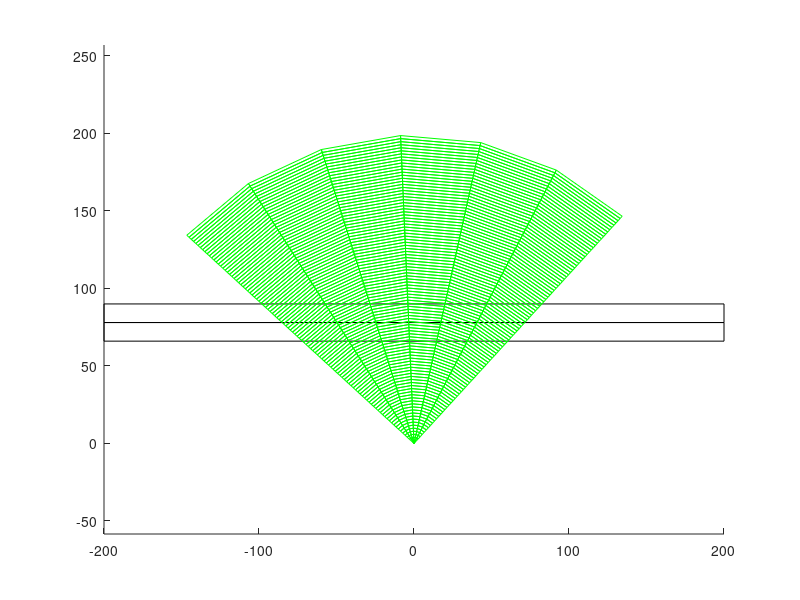

The MATLAB script that drew this image:
%AntennaBeamPositionOnScene

clear
%Antenna Beam Parameters
beamAngles = -40:15:40;
beamwidths = 15.*ones(size(beamAngles));
xBeamLimit = 200; %feet
yBeamLimit = 200; %feet
rotateBeams = 0;

%radar Parameters
bandwidth = 250e6; %Hz
c = 3e8; % m/s
c_fps = c*3.28084;
rangeResolution = c_fps/(2*bandwidth);
rangeLimit = xBeamLimit;

%roadParameters
roadRanges = [12 24];
roadWidths = 12;%[12 12 12];
roadRotation = 0;
roadOffsetX = 0;
roadOffsetY = 60;




figure(1);
clf;
hold on;
beamEdgeLeft = beamAngles-beamwidths/2;
beamEdgeRight = beamAngles+beamwidths/2;
%plot Roads
for i = 1:length(roadRanges)
    x = [-xBeamLimit -xBeamLimit xBeamLimit xBeamLimit];
    y = [roadRanges(i)-roadWidths/2 roadRanges(i)+roadWidths/2 roadRanges(i)+roadWidths/2 roadRanges(i)-roadWidths/2];
    xx = x*cosd(-roadRotation) - y*sind(-roadRotation) + roadOffsetX;
    yy = x*sind(-roadRotation) + y*cosd(-roadRotation) + roadOffsetY; 
    h = fill(xx, yy, 'k')
    set(h,'FaceColor','k','EdgeColor','k','FaceAlpha',0,'EdgeAlpha',1);
    stophere = 1;
end
%plot Beams
rangeBin = 0:rangeResolution:rangeLimit;
for i = 1:length(beamAngles)
    for j = 2:length(rangeBin)
        x = [rangeBin(j-1)*sind(beamEdgeLeft(i)) rangeBin(j-1)*sind(beamEdgeRight(i)) rangeBin(j)*sind(beamEdgeRight(i)) rangeBin(j)*sind(beamEdgeLeft(i))];
        y = [rangeBin(j-1)*cosd(beamEdgeLeft(i)) rangeBin(j-1)*cosd(beamEdgeRight(i)) rangeBin(j)*cosd(beamEdgeRight(i)) rangeBin(j)*cosd(beamEdgeLeft(i))];
        xx = x*cosd(-rotateBeams) - y*sind(-rotateBeams);
        yy = x*sind(-rotateBeams) + y*cosd(-rotateBeams);
        h = fill(xx, yy, 'g')
        set(h,'FaceColor','g','EdgeColor','g','FaceAlpha',0,'EdgeAlpha',1);
        stophere = 1;
    end
end


hold off;
axis equal
%axis([-xBeamLimit xBeamLimit -yBeamLimit yBeamLimit])